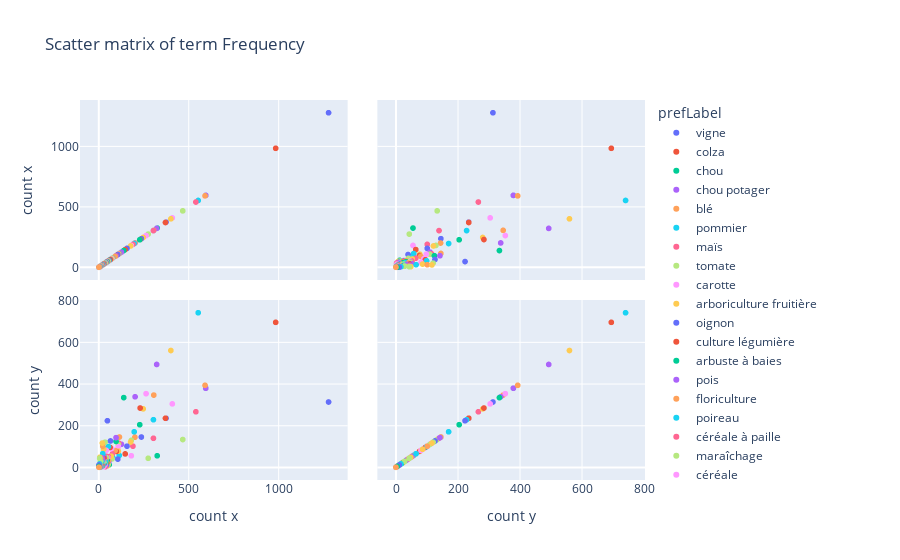

Notebook code for this chart:
### Code cell
from plotly.subplots import make_subplots

fig = px.scatter_matrix(result,
    dimensions=["count_x", "count_y"],
    color="prefLabel",
    title="Scatter matrix of term Frequency",
    labels={col:col.replace('_', ' ') for col in result.columns}) # remove underscore
fig.update_traces(diagonal_visible=True)
fig.show()
